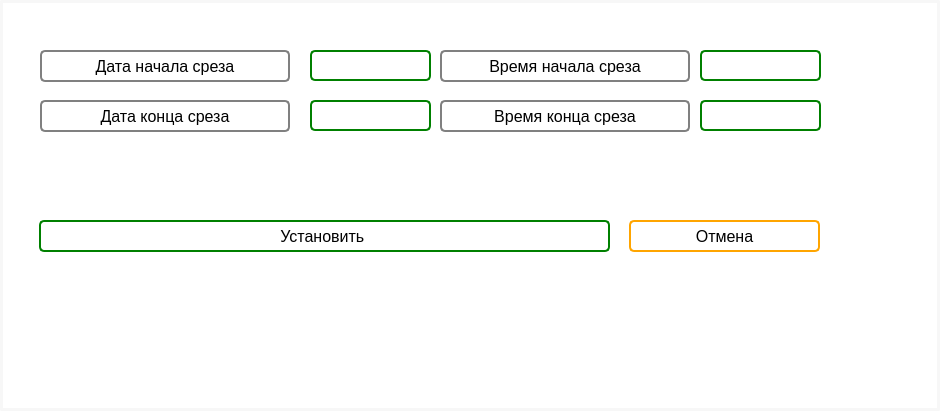
<?xml version="1.0" encoding="UTF-8"?>
<ui version="4.0">
 <class>Dialog</class>
 <widget class="QDialog" name="Dialog">
  <property name="geometry">
   <rect>
    <x>0</x>
    <y>0</y>
    <width>940</width>
    <height>411</height>
   </rect>
  </property>
  <property name="windowTitle">
   <string>Dialog</string>
  </property>
  <property name="styleSheet">
   <string notr="true">border-radius:2px;
background-color: rgb(255, 255, 255);
border: 3px solid rgb(247, 247, 247);</string>
  </property>
  <widget class="QPushButton" name="event_graph_butt">
   <property name="geometry">
    <rect>
     <x>39</x>
     <y>220</y>
     <width>571</width>
     <height>32</height>
    </rect>
   </property>
   <property name="minimumSize">
    <size>
     <width>350</width>
     <height>0</height>
    </size>
   </property>
   <property name="maximumSize">
    <size>
     <width>25000</width>
     <height>16777215</height>
    </size>
   </property>
   <property name="font">
    <font>
     <family>Segoe UI</family>
     <pointsize>12</pointsize>
    </font>
   </property>
   <property name="styleSheet">
    <string notr="true">QPushButton {
	background-color: white ;
	border-radius:5px;
	color: black;
	border: 2px solid rgb(247, 247, 247);
	border-color: green
}

QPushButton:hover {
	border: 2px solid rgb(247, 247, 247);
	border-color: orange;
}

QPushButton:pressed {
	background-color: rgb(88, 88, 88);
}
</string>
   </property>
   <property name="text">
    <string>Установить </string>
   </property>
  </widget>
  <widget class="QPushButton" name="event_graph_butt_2">
   <property name="geometry">
    <rect>
     <x>629</x>
     <y>220</y>
     <width>191</width>
     <height>32</height>
    </rect>
   </property>
   <property name="minimumSize">
    <size>
     <width>170</width>
     <height>0</height>
    </size>
   </property>
   <property name="maximumSize">
    <size>
     <width>1500</width>
     <height>16777215</height>
    </size>
   </property>
   <property name="font">
    <font>
     <family>Segoe UI</family>
     <pointsize>12</pointsize>
    </font>
   </property>
   <property name="styleSheet">
    <string notr="true">QPushButton {
	background-color: white ;
	border-radius:5px;
	color: black;
	border: 2px solid rgb(247, 247, 247);
	border-color: orange
}

QPushButton:hover {
	border: 2px solid rgb(247, 247, 247);
	
}

QPushButton:pressed {
	background-color: rgb(88, 88, 88);
}
</string>
   </property>
   <property name="text">
    <string>Отмена</string>
   </property>
  </widget>
  <widget class="QPushButton" name="event_graph_butt_4">
   <property name="geometry">
    <rect>
     <x>40</x>
     <y>100</y>
     <width>250</width>
     <height>32</height>
    </rect>
   </property>
   <property name="minimumSize">
    <size>
     <width>250</width>
     <height>0</height>
    </size>
   </property>
   <property name="maximumSize">
    <size>
     <width>150</width>
     <height>16777215</height>
    </size>
   </property>
   <property name="font">
    <font>
     <family>Segoe UI</family>
     <pointsize>12</pointsize>
    </font>
   </property>
   <property name="styleSheet">
    <string notr="true">QPushButton {
	background-color: white ;
	border-radius:5px;
	color: black;
	border: 2px solid rgb(247, 247, 247);
	border-color: grey
}

QPushButton:hover {
	border: 2px solid rgb(247, 247, 247);
	border-color: orange;
}

QPushButton:pressed {
	background-color: rgb(88, 88, 88);
}
</string>
   </property>
   <property name="text">
    <string>Дата конца среза</string>
   </property>
  </widget>
  <widget class="QLineEdit" name="lineEdit">
   <property name="geometry">
    <rect>
     <x>310</x>
     <y>50</y>
     <width>121</width>
     <height>31</height>
    </rect>
   </property>
   <property name="styleSheet">
    <string notr="true">background-color: white ;
border-radius:5px;
color: black;
border: 2px solid rgb(247, 247, 247);
border-color: green
</string>
   </property>
  </widget>
  <widget class="QPushButton" name="event_graph_butt_5">
   <property name="geometry">
    <rect>
     <x>440</x>
     <y>50</y>
     <width>250</width>
     <height>32</height>
    </rect>
   </property>
   <property name="minimumSize">
    <size>
     <width>250</width>
     <height>0</height>
    </size>
   </property>
   <property name="maximumSize">
    <size>
     <width>150</width>
     <height>16777215</height>
    </size>
   </property>
   <property name="font">
    <font>
     <family>Segoe UI</family>
     <pointsize>12</pointsize>
    </font>
   </property>
   <property name="styleSheet">
    <string notr="true">QPushButton {
	background-color: white ;
	border-radius:5px;
	color: black;
	border: 2px solid rgb(247, 247, 247);
	border-color: grey;
}

QPushButton:hover {
	border: 2px solid rgb(247, 247, 247);
	border-color: orange;
}

QPushButton:pressed {
	background-color: rgb(88, 88, 88);
}
</string>
   </property>
   <property name="text">
    <string>Время начала среза</string>
   </property>
  </widget>
  <widget class="QPushButton" name="event_graph_butt_6">
   <property name="geometry">
    <rect>
     <x>440</x>
     <y>100</y>
     <width>250</width>
     <height>32</height>
    </rect>
   </property>
   <property name="minimumSize">
    <size>
     <width>250</width>
     <height>0</height>
    </size>
   </property>
   <property name="maximumSize">
    <size>
     <width>150</width>
     <height>16777215</height>
    </size>
   </property>
   <property name="font">
    <font>
     <family>Segoe UI</family>
     <pointsize>12</pointsize>
    </font>
   </property>
   <property name="styleSheet">
    <string notr="true">QPushButton {
	background-color: white ;
	border-radius:5px;
	color: black;
	border: 2px solid rgb(247, 247, 247);
	border-color: grey;
}

QPushButton:hover {
	border: 2px solid rgb(247, 247, 247);
	border-color: orange;
}

QPushButton:pressed {
	background-color: rgb(88, 88, 88);
}
</string>
   </property>
   <property name="text">
    <string>Время конца среза</string>
   </property>
  </widget>
  <widget class="QPushButton" name="event_graph_butt_7">
   <property name="geometry">
    <rect>
     <x>40</x>
     <y>50</y>
     <width>250</width>
     <height>32</height>
    </rect>
   </property>
   <property name="minimumSize">
    <size>
     <width>250</width>
     <height>0</height>
    </size>
   </property>
   <property name="maximumSize">
    <size>
     <width>150</width>
     <height>16777215</height>
    </size>
   </property>
   <property name="font">
    <font>
     <family>Segoe UI</family>
     <pointsize>12</pointsize>
    </font>
   </property>
   <property name="styleSheet">
    <string notr="true">QPushButton {
	background-color: white ;
	border-radius:5px;
	color: black;
	border: 2px solid rgb(247, 247, 247);
	border-color: grey
}

QPushButton:hover {
	border: 2px solid rgb(247, 247, 247);
	border-color: orange;
}

QPushButton:pressed {
	background-color: rgb(88, 88, 88);
}
</string>
   </property>
   <property name="text">
    <string>Дата начала среза</string>
   </property>
  </widget>
  <widget class="QLineEdit" name="lineEdit_2">
   <property name="geometry">
    <rect>
     <x>310</x>
     <y>100</y>
     <width>121</width>
     <height>31</height>
    </rect>
   </property>
   <property name="styleSheet">
    <string notr="true">background-color: white ;
border-radius:5px;
color: black;
border: 2px solid rgb(247, 247, 247);
border-color: green
</string>
   </property>
  </widget>
  <widget class="QLineEdit" name="lineEdit_3">
   <property name="geometry">
    <rect>
     <x>700</x>
     <y>50</y>
     <width>121</width>
     <height>31</height>
    </rect>
   </property>
   <property name="styleSheet">
    <string notr="true">background-color: white ;
border-radius:5px;
color: black;
border: 2px solid rgb(247, 247, 247);
border-color: green
</string>
   </property>
  </widget>
  <widget class="QLineEdit" name="lineEdit_4">
   <property name="geometry">
    <rect>
     <x>700</x>
     <y>100</y>
     <width>121</width>
     <height>31</height>
    </rect>
   </property>
   <property name="styleSheet">
    <string notr="true">background-color: white ;
border-radius:5px;
color: black;
border: 2px solid rgb(247, 247, 247);
border-color: green
</string>
   </property>
  </widget>
 </widget>
 <resources/>
 <connections/>
</ui>
